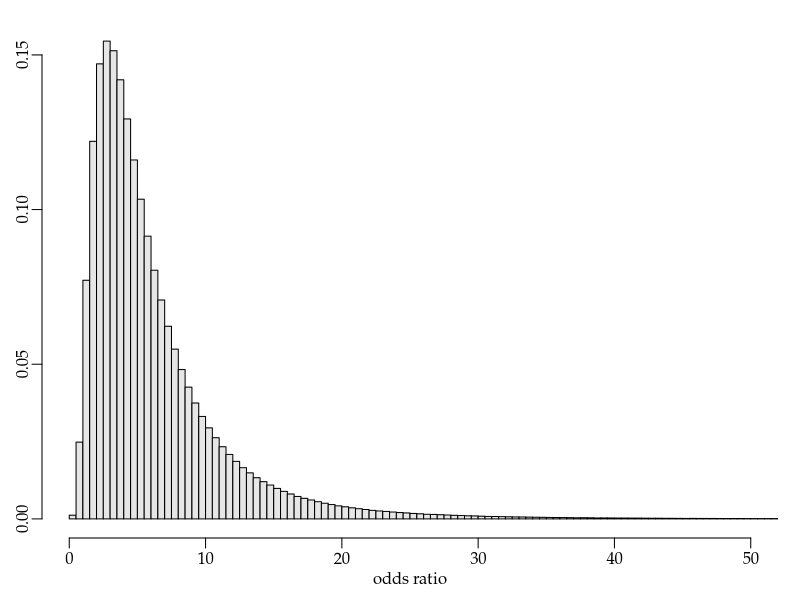

Reproduce this figure in R. (Note: this script raises an error after producing the figure.)
args = commandArgs()
basename = sub(".R$", "", sub("^--file=(.*/)?", "", args[grep("^--file=", args)]))
if (length(basename) != 0)
    pdf(file=paste0(basename, "_tmp.pdf"), colormodel="gray", width=7, height=4)
# par(family="Latin Modern Mono 10 Regular")
# par(family="HiraKakuProN-W3")
par(family="Palatino")
par(mgp=c(1.5,0.5,0)) # title and axis margins. default: c(3,1,0)
par(mar=c(3,2,1,1)+0.1) # bottom, left, top, right margins. default: c(5,4,4,2)+0.1

odds = function(n, a, b) {
  r = rbeta(n, a+0.5, b+0.5)
  r/(1 - r)
}
oddsratio = odds(1e7, 12, 6) / odds(1e7, 5, 12)
hist(oddsratio, breaks=seq(0,max(oddsratio)+1,0.5), xlim=c(0,50), freq=FALSE,
     col=gray(0.9), main="", xlab="odds ratio", ylab="")

dev.off()
embedFonts(paste0(basename, "_tmp.pdf"), outfile=paste0(basename, ".pdf"),
           options="-c \"<</NeverEmbed []>> setdistillerparams\" -f ")
